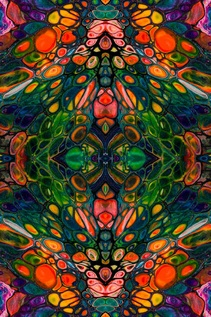
#> input picture src/nose.jpg, 211 x 317 px, shrunk from 452 x 678 before the run
$ python color_classification_image.py
#> lines starting #> are read from the running program, lines starting #| are printed output that depends on the picture; after the words box and inside, x2 and y2 are one past the last pixel; in counts of white or black regions, pixels touching at a corner belong together
### src/color_recognition_api/color_histogram_feature_extraction.py
#!/usr/bin/python
# -*- coding: utf-8 -*-
# ----------------------------------------------
# --- Original author : Ahmet Ozlu
# --- Mejoras         : robustez ante iluminacion / enfoque
# ----------------------------------------------
#
# CAMBIOS PRINCIPALES RESPECTO A LA VERSION ORIGINAL
# ----------------------------------------------------
# 1) Se trabaja en espacio de color HSV en lugar de RGB puro. El canal H (tono)
#    es en gran medida independiente del brillo, por lo que un mismo objeto
#    bajo luz fuerte, tenue o con sombra sigue dando un tono H similar, cosa
#    que NO ocurre con R, G, B (que cambian mucho al cambiar la iluminacion).
#
# 2) Antes de calcular el histograma se descartan los pixeles "no fiables":
#      - Sombras muy oscuras (V bajo)
#      - Brillos quemados / reflejos (V muy alto y S muy bajo)
#    Estos pixeles no representan el color real del objeto, solo el efecto
#    de la luz, y eran una causa directa de clasificaciones erroneas.
#
# 3) Se aplica CLAHE (ecualizacion adaptativa de contraste) sobre el canal de
#    luminancia para atenuar diferencias fuertes de exposicion/sombra dentro
#    de la misma imagen antes de analizar el color.
#
# 4) El histograma de cada canal se suaviza levemente antes de tomar el pico,
#    para que un solo grupo de pixeles ruidosos (ruido de sensor / compresion
#    JPEG) no desvie la deteccion.
#
# 5) En el video en vivo, solo se analiza una region central (ROI) en vez de
#    todo el frame, para que el fondo no contamine la lectura de color del
#    objeto que el usuario esta mostrando a la camara.
# ----------------------------------------------

import os
import cv2
import numpy as np


# ---------------------------------------------------------------------------
# Preprocesamiento
# ---------------------------------------------------------------------------

def _normalize_illumination(bgr_image):
    """Atenua sombras/exposicion desigual con CLAHE sobre el canal L (LAB)."""
    lab = cv2.cvtColor(bgr_image, cv2.COLOR_BGR2LAB)
    l, a, b = cv2.split(lab)
    clahe = cv2.createCLAHE(clipLimit=2.0, tileGridSize=(8, 8))
    l = clahe.apply(l)
    lab = cv2.merge((l, a, b))
    return cv2.cvtColor(lab, cv2.COLOR_LAB2BGR)


def _denoise(bgr_image):
    """Desenfoque leve para reducir ruido de sensor antes del histograma."""
    return cv2.GaussianBlur(bgr_image, (5, 5), 0)


# [14 lines left out: function get_center_roi, not called in this run]


def _valid_pixel_mask(hsv_image):
    """
    Descarta:
      - Sombra profunda: V bajo (< 40)
      - Brillo quemado / reflejo especular: V alto (> 220) y S bajo (< 30)
    El umbral de V se bajo de 250 a 220: en superficies brillosas (plastico,
    metal) el reflejo real casi nunca llega a V=255 exacto, se queda en un
    rango un poco mas bajo (220-250) y con el umbral original se colaba sin
    filtrar. El umbral de S se deja igual (<30) a proposito: colores pastel
    reales (por ejemplo un rosa claro) tienen S bastante mas alto que eso,
    asi que no se ven afectados por este cambio.
    Si casi todo queda descartado (p. ej. una imagen totalmente oscura o muy
    clara), se usan todos los pixeles como respaldo para no dejar la mascara
    vacia.
    """
    h, s, v = cv2.split(hsv_image)
    shadow_mask = v < 40
    highlight_mask = (v > 220) & (s < 30)
    invalid = shadow_mask | highlight_mask
    mask = np.uint8((~invalid) * 255)
    if cv2.countNonZero(mask) < 0.05 * mask.size:
        mask = np.full(mask.shape, 255, dtype=np.uint8)
    return mask


def _smooth_hist(hist):
    kernel = np.array([1, 2, 4, 2, 1], dtype=np.float32)
    kernel /= kernel.sum()
    return np.convolve(hist.flatten(), kernel, mode='same')


def _dominant_hsv(bgr_region):
    """
    Calcula un descriptor (H, S, V) robusto ante iluminacion para una region
    BGR: quita ruido, normaliza exposicion, enmascara sombras/brillos y toma
    el pico suavizado del histograma de cada canal.
    """
    region = _denoise(bgr_region)
    region = _normalize_illumination(region)
    hsv = cv2.cvtColor(region, cv2.COLOR_BGR2HSV)
    mask = _valid_pixel_mask(hsv)

    h_hist = cv2.calcHist([hsv], [0], mask, [180], [0, 180])
    s_hist = cv2.calcHist([hsv], [1], mask, [256], [0, 256])
    v_hist = cv2.calcHist([hsv], [2], mask, [256], [0, 256])

    h_peak = int(np.argmax(_smooth_hist(h_hist)))
    s_peak = int(np.argmax(_smooth_hist(s_hist)))
    v_peak = int(np.argmax(_smooth_hist(v_hist)))

    return h_peak, s_peak, v_peak


# El brillo (V) cambia mucho con la iluminacion (una misma superficie se ve
# con V muy distinto bajo poca luz vs mucha luz), mientras que el tono
# ponderado por saturacion (x, y) es mucho mas estable. Si V pesara igual
# que x/y, una foto oscura de un objeto de color podia terminar mas cerca
# de los ejemplos de entrenamiento de "black" (que tambien tienen V bajo)
# que de los ejemplos de su propio color. Bajarle el peso deja que el tono
# siga siendo el factor principal, y V solo termina de inclinar la balanza
# para distinguir negro/gris/blanco (que es donde realmente hace falta).
V_WEIGHT = 0.4


def _hue_to_xy(h_peak, s_peak):
    """
    Convierte (H, S) a un punto cartesiano (x, y) sobre el circulo de color:
        x = S * cos(theta),  y = S * sin(theta)
    Esto resuelve dos problemas del H crudo usado antes:
      1. El tono es una magnitud CIRCULAR (H=0 y H=179 son casi el mismo
         color, el rojo), pero comparar los numeros crudos con distancia
         euclidiana los trataba como opuestos. En (x, y) quedan juntos.
      2. Cuando la saturacion es baja (grises, negro, blanco casi puro) el
         tono es en la practica ruido: pequenas variaciones de luz pueden
         mover el H medido sin que el color realmente cambie. Al multiplicar
         por S, esos casos colapsan cerca del origen (x=0, y=0) sin importar
         cual haya sido el H medido, en vez de "contar" como una diferencia
         de tono grande frente a un color muy saturado del mismo tono.
    Para colores muy saturados (rojo, naranja, azul, etc.) el punto queda
    lejos del origen y ahi si el tono pesa fuerte en la distancia, que es
    justamente donde mas importa distinguir bien un color de otro.
    """
    theta = h_peak * (2.0 * np.pi / 180.0)  # H de OpenCV: 0-179 ~ 0-358 grados
    x = s_peak * np.cos(theta)
    y = s_peak * np.sin(theta)
    return x, y


def _dominant_features(bgr_region):
    h_peak, s_peak, v_peak = _dominant_hsv(bgr_region)
    x, y = _hue_to_xy(h_peak, s_peak)
    return x, y, v_peak * V_WEIGHT


# ---------------------------------------------------------------------------
# API publica (mismos nombres que la version original para no romper nada
# que ya llame a estas funciones)
# ---------------------------------------------------------------------------

def color_histogram_of_test_image(test_src_image, use_center_roi=True):
    image = test_src_image

    if use_center_roi:
        x1, y1, x2, y2 = get_center_roi(image)
        region = image[y1:y2, x1:x2]
        if region.size == 0:
            region = image
    else:
        region = image

    x, y, v = _dominant_features(region)
    feature_data = f'{x},{y},{v}'

    with open('test.data', 'w') as myfile:
        myfile.write(feature_data)


def color_histogram_of_training_image(img_name):
    # La etiqueta es el nombre de la carpeta que contiene la imagen. Asi,
    # cualquier carpeta nueva dentro de training_dataset (p. ej. "pink",
    # "grey", o cualquier otro color que agregues despues) se usa
    # automaticamente como una clase mas, sin tener que tocar el codigo.
    data_source = os.path.basename(os.path.dirname(img_name))

    image = cv2.imread(img_name)
    if image is None:
        return

    x, y, v = _dominant_features(image)
    feature_data = f'{x},{y},{v}'

    with open('training.data', 'a') as myfile:
        myfile.write(feature_data + ',' + data_source + '\n')


def training():
    # Get the directory of this module and navigate to training_dataset
    module_dir = os.path.dirname(os.path.abspath(__file__))
    src_dir = os.path.dirname(module_dir)
    training_dir = os.path.join(src_dir, 'training_dataset')

    if not os.path.isdir(training_dir):
        return

    # Recorre TODAS las subcarpetas de training_dataset, sin necesidad de
    # mantener una lista fija de nombres de color en el codigo.
    for color in sorted(os.listdir(training_dir)):
        color_dir = os.path.join(training_dir, color)
        if not os.path.isdir(color_dir):
            continue
        for f in os.listdir(color_dir):
            if f.lower().endswith(('.png', '.jpg', '.jpeg', '.bmp')):
                color_histogram_of_training_image(os.path.join(color_dir, f))

### src/color_recognition_api/knn_classifier.py
#!/usr/bin/python
# -*- coding: utf-8 -*-
# ----------------------------------------------
# --- Original author : Ahmet Ozlu
# --- Mejoras         : voto ponderado por distancia + k seguro + confianza
# ----------------------------------------------
#
# CAMBIOS RESPECTO A LA VERSION ORIGINAL
# ----------------------------------------------
# - responseOfNeighbors ahora pondera cada vecino por 1/distancia en vez de
#   contar todos los votos por igual. Con datasets de entrenamiento pequenos
#   (por ejemplo la carpeta "blue" solo tiene 6 imagenes) un vecino lejano ya
#   no puede empatar/ganarle a varios vecinos mucho mas cercanos.
# - k se ajusta automaticamente para nunca superar la cantidad de datos de
#   entrenamiento disponibles (evita errores si el dataset es muy chico).
# - main() ahora tambien devuelve una "confianza" (0-100%): que porcentaje
#   del voto total se lo llevo el color ganador. Si el ganador y el segundo
#   lugar estan practicamente empatados, la confianza es baja y eso es una
#   senal util para el usuario (en vez de mostrar un color al azar sin
#   avisar que la lectura es dudosa).
# ----------------------------------------------

import csv
import math
import operator


def calculateEuclideanDistance(variable1, variable2, length):
    distance = 0
    for x in range(length):
        distance += pow(variable1[x] - variable2[x], 2)
    return math.sqrt(distance)


def kNearestNeighbors(training_feature_vector, testInstance, k):
    """Devuelve los k vecinos mas cercanos como pares (fila, distancia)."""
    distances = []
    length = len(testInstance)
    for x in range(len(training_feature_vector)):
        dist = calculateEuclideanDistance(testInstance, training_feature_vector[x], length)
        distances.append((training_feature_vector[x], dist))
    distances.sort(key=operator.itemgetter(1))

    k_actual = min(k, len(distances))
    if k_actual == 0:
        raise ValueError("No training data available for classification")

    return distances[:k_actual]


def responseOfNeighbors(neighbors_with_dist):
    """
    Voto ponderado: los vecinos mas cercanos pesan mas que los lejanos.
    Devuelve (etiqueta_ganadora, confianza_0_a_100), donde la confianza es
    el porcentaje del voto total que se llevo la etiqueta ganadora.
    """
    votes = {}
    for (neighbor, dist) in neighbors_with_dist:
        label = neighbor[-1]
        weight = 1.0 / (dist + 1e-6)
        votes[label] = votes.get(label, 0.0) + weight

    winner, winner_weight = max(votes.items(), key=operator.itemgetter(1))
    total_weight = sum(votes.values())
    confidence = (winner_weight / total_weight * 100.0) if total_weight > 0 else 0.0
    return winner, confidence


def loadDataset(filename, filename2, training_feature_vector=None, test_feature_vector=None):
    if training_feature_vector is None:
        training_feature_vector = []
    if test_feature_vector is None:
        test_feature_vector = []

    with open(filename) as csvfile:
        dataset = list(csv.reader(csvfile))
        if not dataset:
            raise ValueError(f"Training data file '{filename}' is empty. Please ensure training images are in the training_dataset folder.")
        for row in dataset:
            for y in range(3):
                row[y] = float(row[y])
            training_feature_vector.append(row)

    with open(filename2) as csvfile:
        dataset = list(csv.reader(csvfile))
        if not dataset:
            raise ValueError(f"Test data file '{filename2}' is empty.")
        for row in dataset:
            for y in range(3):
                row[y] = float(row[y])
            test_feature_vector.append(row)

    return training_feature_vector, test_feature_vector


def main(training_data, test_data, k=5):
    """Devuelve (prediccion, confianza_0_a_100) para la primera muestra de test_data."""
    training_feature_vector, test_feature_vector = loadDataset(training_data, test_data)
    # k nunca puede superar la cantidad de muestras de entrenamiento disponibles
    k = max(1, min(k, len(training_feature_vector)))

    predictions = []
    for instance in test_feature_vector:
        neighbors = kNearestNeighbors(training_feature_vector, instance, k)
        predictions.append(responseOfNeighbors(neighbors))
    return predictions[0]

### src/color_classification_image.py
#!/usr/bin/python
# -*- coding: utf-8 -*-
# -------------------------------------------------------------------------
# --- Original author : Ahmet Ozlu
# -------------------------------------------------------------------------
#

import cv2
from color_recognition_api import color_histogram_feature_extraction
from color_recognition_api import knn_classifier
import os
import os.path
import platform
import sys

base_dir = os.path.dirname(os.path.abspath(__file__))
os.chdir(base_dir)


def _has_display():
    """
    En Windows/Mac se asume que hay entorno grafico. En Linux se revisa la
    variable DISPLAY: si no existe (por ejemplo al correr por SSH o en un
    servidor), evitamos llamar a cv2.selectROI/cv2.imshow, porque OpenCV
    aborta el proceso (no lanza una excepcion capturable) cuando no
    encuentra un servidor grafico.
    """
    if platform.system() in ('Windows', 'Darwin'):
        return True
    return bool(os.environ.get('DISPLAY'))


HAS_DISPLAY = _has_display()

# read the test image
image_path = sys.argv[1] if len(sys.argv) > 1 else os.path.join(base_dir, 'nose.jpg')
source_image = cv2.imread(image_path)
#> source_image is the input picture: shape (317, 211, 3); mean B, G, R 43.3, 63.4, 80.3
if source_image is None:
    print(f"Error: no se pudo leer la imagen '{image_path}'")
    sys.exit(1)

prediction = 'n.a.'

# checking whether the training data is ready
PATH = './training.data'

if os.path.isfile(PATH) and os.path.getsize(PATH) > 0:
    print('training data is ready, classifier is loading...')
else:
    print('training data is being created...')
    if os.path.isfile(PATH):
        os.remove(PATH)
    color_histogram_feature_extraction.training()
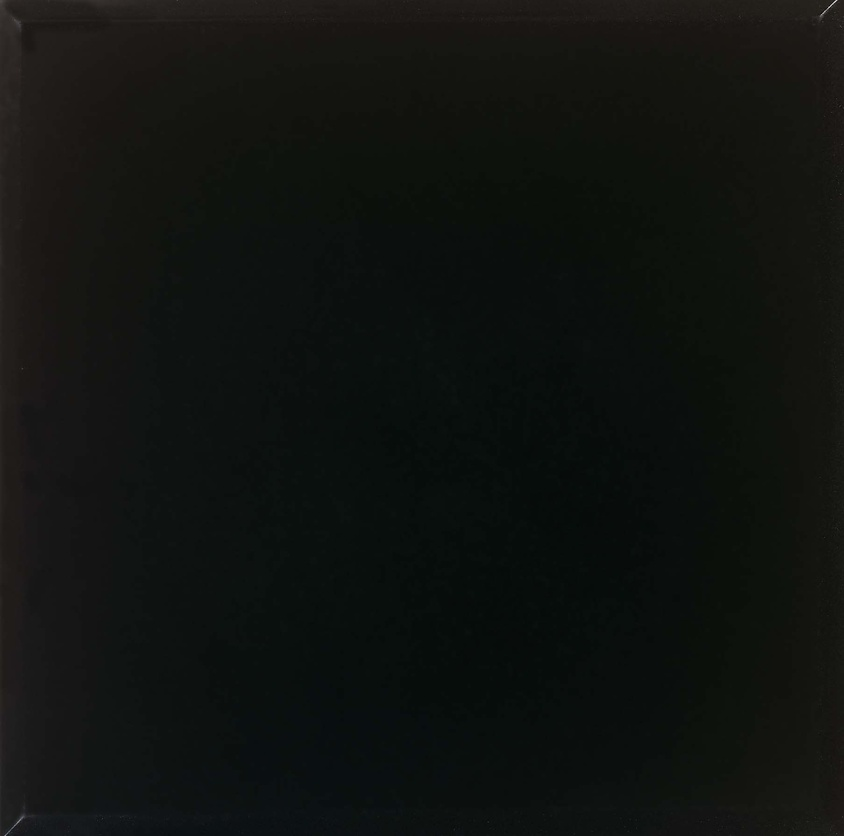
#> input picture src/training_dataset/black/black10.png.jpg, 844 x 836 px, shrunk from 1807 x 1789 before the run
#> in color_histogram_of_training_image, image is the input picture: shape (836, 844, 3); mean B, G, R 16, 18.7, 16
#> in _normalize_illumination, `lab = cv2.cvtColor(bgr_image, cv2.COLOR_BGR2LAB)`: lab: shape (836, 844, 3); mean of channels 0, 1, 2 14.1, 127.1, 129
#> in _normalize_illumination, `lab = cv2.merge((l, a, b))`: lab: shape (836, 844, 3); mean of channels 0, 1, 2 21.1, 127.1, 129
#> in _dominant_hsv, `hsv = cv2.cvtColor(region, cv2.COLOR_BGR2HSV)`: hsv: shape (836, 844, 3); mean H, S, V 41.1, 39.6, 25.1
#> in _valid_pixel_mask, `shadow_mask = v < 40`:
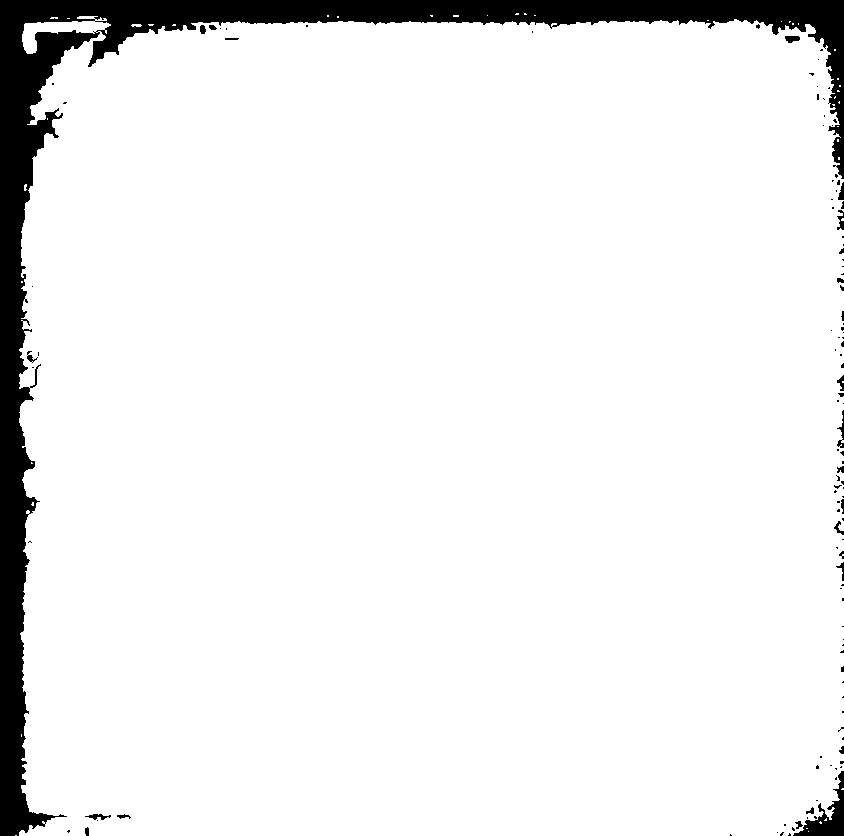
#> shadow_mask: shape (836, 844) bool; 93.1% white; 118 black regions (94 under 20 px), largest, box (x1, y1, x2, y2) and area: (0, 0, 844, 836) 46374, (793, 771, 844, 836) 1124, (837, 410, 844, 448) 100
#> in _valid_pixel_mask, `highlight_mask = (v > 220) & (s < 30)`: highlight_mask: shape (836, 844) bool; every value is 0
#> in _dominant_hsv, `h_hist = cv2.calcHist([hsv], [0], mask, [180], [0, 180])`: h_hist = 180 values, max 9602 at index 15, min 0 at index 1, mean 272.4
#> in _dominant_hsv, `s_hist = cv2.calcHist([hsv], [1], mask, [256], [0, 256])`: s_hist = 256 values, max 3572 at index 31, min 0 at index 1, mean 191.5
#> in _dominant_hsv, `v_hist = cv2.calcHist([hsv], [2], mask, [256], [0, 256])`: v_hist = 256 values, max 5004 at index 43, min 0 at index 0, mean 191.5
#> in _dominant_hsv, `h_peak = int(np.argmax(_smooth_hist(h_hist)))`: h_peak = 10
#> in _dominant_hsv, `s_peak = int(np.argmax(_smooth_hist(s_hist)))`: s_peak = 36
#> in _dominant_hsv, `v_peak = int(np.argmax(_smooth_hist(v_hist)))`: v_peak = 43
#> in _dominant_features, `h_peak, s_peak, v_peak = _dominant_hsv(bgr_region)`: h_peak = 10; s_peak = 36; v_peak = 43
#> in _hue_to_xy, `theta = h_peak * (2.0 * np.pi / 180.0)`: theta = 0.349
#> in _hue_to_xy, `x = s_peak * np.cos(theta)`: x = 33.83
#> in _hue_to_xy, `y = s_peak * np.sin(theta)`: y = 12.31
#> in _dominant_features, `x, y = _hue_to_xy(h_peak, s_peak)`: x = 33.83; y = 12.31
#> in color_histogram_of_training_image, `x, y, v = _dominant_features(image)`: x = 33.83; y = 12.31; v = 17.2
    print('training data is ready, classifier is loading...')


region_to_analyze = source_image
if HAS_DISPLAY:
    try:
        window_name = 'Selecciona el objeto (ENTER=confirmar, ESC=usar toda la imagen)'
        roi = cv2.selectROI(window_name, source_image, showCrosshair=True)
        cv2.destroyWindow(window_name)
        x, y, w, h = roi
        if w > 0 and h > 0:
            region_to_analyze = source_image[y:y + h, x:x + w]
    except cv2.error:
        print('No se pudo abrir la ventana de seleccion: se analizara la imagen completa.')
else:
    print('Sin entorno grafico disponible: se analizara la imagen completa.')

# get the prediction
color_histogram_feature_extraction.color_histogram_of_test_image(region_to_analyze, use_center_roi=False)
#> in _normalize_illumination (call 4), `lab = cv2.cvtColor(bgr_image, cv2.COLOR_BGR2LAB)`: lab: shape (317, 211, 3); mean of channels 0, 1, 2 75.2, 133.7, 143.6
#> in _normalize_illumination (call 4), `lab = cv2.merge((l, a, b))`: lab: shape (317, 211, 3); mean of channels 0, 1, 2 111.3, 133.7, 143.6
#> in _normalize_illumination (call 4), `return cv2.cvtColor(lab, cv2.COLOR_LAB2BGR)`:
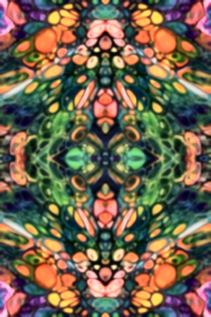
#> returned value: shape (317, 211, 3); mean B, G, R 78, 99.5, 114.3
#> in _dominant_hsv (call 4), `hsv = cv2.cvtColor(region, cv2.COLOR_BGR2HSV)`: hsv: shape (317, 211, 3); mean H, S, V 55.6, 126.9, 131.4
#> in _valid_pixel_mask (call 4), `h, s, v = cv2.split(hsv_image)`:
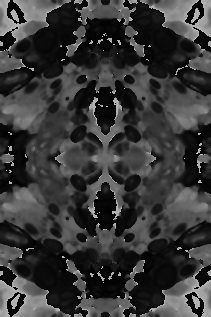
#> h: shape (317, 211); min 0, max 179, mean 55.6
#> in _valid_pixel_mask (call 4), `h, s, v = cv2.split(hsv_image)`:
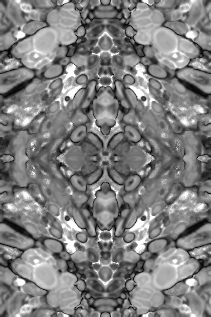
#> s: shape (317, 211); min 0, max 255, mean 126.9
#> in _valid_pixel_mask (call 4), `h, s, v = cv2.split(hsv_image)`:
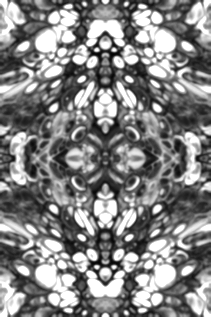
#> v: shape (317, 211); min 2, max 255, mean 131.4
#> in _valid_pixel_mask (call 4), `shadow_mask = v < 40`: shadow_mask: shape (317, 211) bool; 6.3% white in thin lines or dots
#> in _valid_pixel_mask (call 4), `highlight_mask = (v > 220) & (s < 30)`: highlight_mask: shape (317, 211) bool; 0.35% white in thin lines or dots, all inside (x1, y1, x2, y2) = (7, 80, 204, 237)
#> in _valid_pixel_mask (call 4), `invalid = shadow_mask | highlight_mask`:
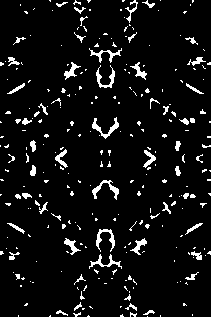
#> invalid: shape (317, 211) bool; 6.6% white in thin lines or dots
#> in _valid_pixel_mask (call 4), `mask = np.uint8((~invalid) * 255)`: mask: shape (317, 211); 93.4% white; black in thin lines or dots
#> in color_histogram_of_test_image, `x, y, v = _dominant_features(region)`: x = 123.6; y = 40.17; v = 102
prediction, confidence = knn_classifier.main('training.data', 'test.data')
print(f'Detected color is: {prediction} (confianza: {confidence:.0f}%)')

cv2.putText(
    source_image,
    f'Prediction: {prediction} ({confidence:.0f}%)',
    (15, 45),
    cv2.FONT_HERSHEY_PLAIN,
    3,
    (255, 255, 255),
    2,
    )

# Display the resulting frame
if HAS_DISPLAY:
    try:
        cv2.imshow('color classifier', source_image)
        cv2.waitKey(0)
        cv2.destroyAllWindows()
    except cv2.error:
        out_path = os.path.join(base_dir, 'resultado.jpg')
        cv2.imwrite(out_path, source_image)
        print(f'No se pudo mostrar la ventana: resultado guardado en {out_path}')
else:
    out_path = os.path.join(base_dir, 'resultado.jpg')
    cv2.imwrite(out_path, source_image)
    print(f'Sin entorno grafico: resultado guardado en {out_path}')
